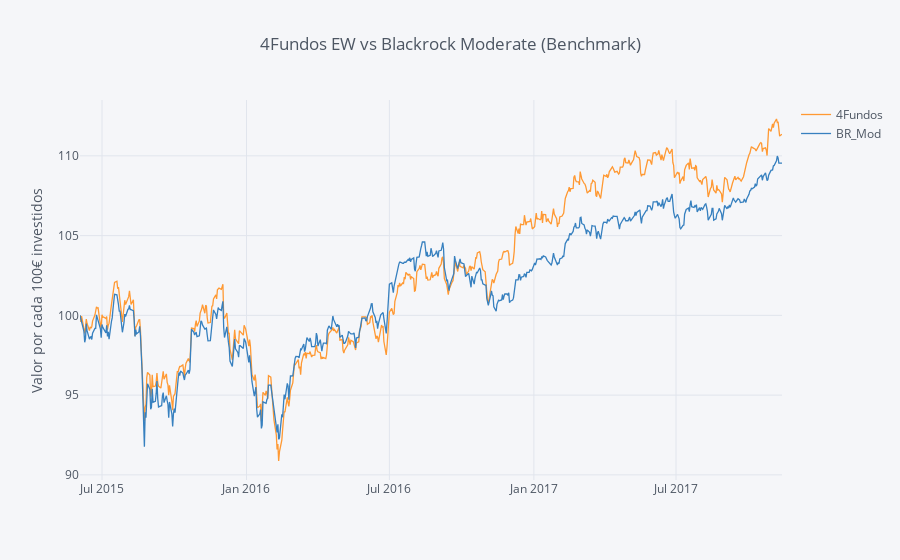

The notebook cell this image was saved under:
### Code cell
novos_portfolios.iplot(yTitle='Valor por cada 100€ investidos',
                       title='4Fundos EW vs Blackrock Moderate (Benchmark)')

### Figure 1 — Plotly figure (JSON) as saved in the notebook; plotly's stock layout.template omitted (floating-point values rounded to 4 significant figures; data arrays with more than 128 entries replaced by an {"elided": "..."} marker saying what was removed)
{"data": [{"line": {"color": "rgba(255, 153, 51, 1.0)", "dash": "solid", "width": 1.3}, "mode": "lines", "name": "4Fundos", "text": "", "type": "scatter", "x": {"elided": "637 str values"}, "y": {"elided": "637 float values"}}, {"line": {"color": "rgba(55, 128, 191, 1.0)", "dash": "solid", "width": 1.3}, "mode": "lines", "name": "BR_Mod", "text": "", "type": "scatter", "x": {"elided": "637 str values"}, "y": {"elided": "637 float values"}}], "layout": {"legend": {"bgcolor": "#F5F6F9", "font": {"color": "#4D5663"}}, "paper_bgcolor": "#F5F6F9", "plot_bgcolor": "#F5F6F9", "title": "4Fundos EW vs Blackrock Moderate (Benchmark)", "titlefont": {"color": "#4D5663"}, "xaxis1": {"gridcolor": "#E1E5ED", "showgrid": true, "tickfont": {"color": "#4D5663"}, "title": "", "titlefont": {"color": "#4D5663"}, "zerolinecolor": "#E1E5ED"}, "yaxis1": {"gridcolor": "#E1E5ED", "showgrid": true, "tickfont": {"color": "#4D5663"}, "title": "Valor por cada 100€ investidos", "titlefont": {"color": "#4D5663"}, "zerolinecolor": "#E1E5ED"}}}
